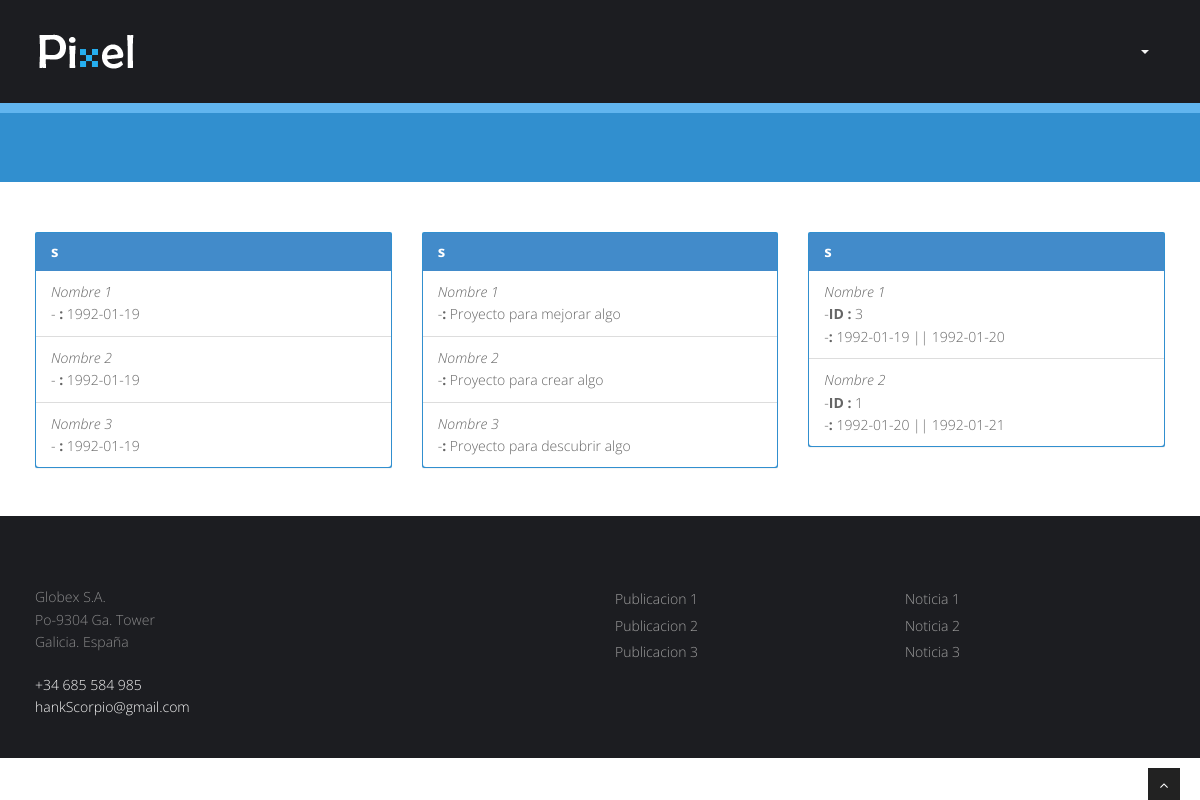
/Controladores/Publica/ControladorWEB.php?PagMenu=T, run on the app's committed database.
### tables this page shows
CREATE TABLE IF NOT EXISTS `S_PATENTE` (
  `Nombre_Patente` varchar(20) NOT NULL,
  `IDPatente` varchar(10) NOT NULL,
  `Fecha_Patente` date NOT NULL
);

CREATE TABLE IF NOT EXISTS `S_PROYECTO` (
  `Nombre_Proyecto` varchar(20) NOT NULL,
  `Descripcion_Proyecto` text NOT NULL,
  `IDProyecto` varchar(10) NOT NULL
);

CREATE TABLE IF NOT EXISTS `S_CONTRATO` (
  `Nombre_Contrato` varchar(50) NOT NULL,
  `IDContrato` varchar(10) NOT NULL,
  `FechaIni_Contrato` date NOT NULL,
  `FechaFin_Contrato` date NOT NULL,
  `IDEmpresa` varchar(10) NOT NULL
);

### GESTAPP/Clases/BaseDatosControl.php (called while the page is built, shortened)
<?php
Class BaseDatosControl
{
	public $conexionBD;
	function __construct()
	{
		$this->conexionBD = new mysqli('localhost','gC', 'gC','ET3gC');
	}
	function OperacionGenericaBD($var,$Error = "1")
	{
		if (!$resultado = $this->conexionBD->query($var))
		{
			if (isset($_COOKIE["TEST"]))
			{
				echo '<br><b>Warning</b>: '.$this->conexionBD->error.' in <b>/BaseDatosControl.php</b> on line <b>36</b><br>';
				exit();
			}
			else
			{
				throw new Exception($Error . "=>". $var . "<br>Error: " . $this->conexionBD->error . "");
			}
		}
		return $resultado;
	}
}
?>

### Clases/TablaBD.php (called while the page is built, shortened)
<?php
include_once $RutaRelativaControlador.'GESTAPP/Clases/BaseDatosControl.php';
Class TablaBD
{
	public $nombreTabla = "";
	function __construct($n,$arrayCampos,$arrayClaves)
	{
		$this->nombreTabla = $n;
	}
	public function ListadoRegistros($opciones)
	{
		$BD = new BaseDatosControl();
		return $BD->OperacionGenericaBD("Select * from ".$this->nombreTabla." ". $opciones);
	}
}
?>

### Vistas/Publicas/V_Transferencia.php (the view, shortened to what this page needs)
<?php
Class Transferencia
{
function DisplayContent($idioma,$Pa,$Po,$Co)
{
?>
	<section id="content">
	<div class="container">
	  <div class="row">
            <div class="col-md-4">
              <div class="panel panel-primary">
                <div class="panel-heading">
                  <h3 class="panel-title"><?php echo $idioma["Patente"]."s"?></h3>
                </div>
				<ul class="list-group">
				<?php
					foreach($Pa as $e)
					{
						echo '<li class="list-group-item"><i>'.$e["Nombre_Patente"].'</i><br>-<b> '.$idioma["Fecha"].':</b> '.$e["Fecha_Patente"].'
						</li>';
					}
				?>
				  </ul>
              </div>
            </div>
			<div class="col-md-4">
              <div class="panel panel-primary">
                <div class="panel-heading">
                  <h3 class="panel-title"><?php echo $idioma["Proyecto"]."s"?></h3>
                </div>
				<ul class="list-group">
					<?php
					foreach($Po as $e)
					{
						echo '<li class="list-group-item"><i>'.$e["Nombre_Proyecto"].'</i><br>-<b>'.$idioma["Descripcion"].':</b> '.$e["Descripcion_Proyecto"].'
						</li>';
					}
				?>
				  </ul>
              </div>
            </div>
			<div class="col-md-4">
              <div class="panel panel-primary">
                <div class="panel-heading">
                  <h3 class="panel-title"><?php echo $idioma["Contrato"]."s"?></h3>
                </div>
				<ul class="list-group">
					<?php
					foreach($Co as $e)
					{
						echo '<li class="list-group-item"><i>'.$e["Nombre_Contrato"].'</i><br>-<b>ID '.$idioma["Empresa"].':</b> '.$e["IDEmpresa"].'<br>-<b>'.$idioma["Duracion"].':</b> '.$e["FechaIni_Contrato"].' || '.$e["FechaFin_Contrato"].'
					</li>';
					}
				?>
				  </ul>
              </div>
            </div>
          </div>
	</div>
	</section>
	<?php
}
}
	try
	{
		$consulta = $_TABLAPATENTES->ListadoRegistros("");
		$consulta = $_TABLAPROYECTOS->ListadoRegistros("");
		$consulta = $_TABLACONTRATOS->ListadoRegistros("");
	}
	catch(Exception $e)
	{
		$errorRescrito = explode("=>",$e->getMessage());
		$_SESSION['error'] = 'CON ERR MIEMBROS'."=>".$errorRescrito[1];
	}
?>

### css/style.css (style rules this page uses)
body { font-family:'Open Sans', Arial, sans-serif; font-size:14px; font-weight:300; line-height:1.6em; color:#656565; }
h1,h2, h3, h4, h5, h6 { font-family:'Open Sans', Arial, sans-serif; font-weight:700; line-height:1.1em; color:#333; margin-bottom: 20px; }
.container { padding:0 20px 0 20px; position:relative; }
.row,.row-fluid { margin-bottom:30px; }
#content { position:relative; background:#fff; padding:50px 0 0px 0; }
.panel-title { margin-top: 0; margin-bottom: 0; font-size: 15px; color: inherit; }
.panel { margin-bottom: 18px; background-color: #318FCF; border: 1px solid transparent; border-radius: 2px; -webkit-box-shadow: 0 1px 1px rgba(0,0,0,0.05); box-shadow: 0 1px 1px rgba(0,0,0,0.05); }

### data on the page
s_patente: Nombre_Patente "Nombre 1", Fecha_Patente "1992-01-19"
s_patente: Nombre_Patente "Nombre 2", Fecha_Patente "1992-01-19"
s_patente: Nombre_Patente "Nombre 3", Fecha_Patente "1992-01-19"
s_proyecto: Nombre_Proyecto "Nombre 1", Descripcion_Proyecto "Proyecto para mejorar algo"
s_proyecto: Nombre_Proyecto "Nombre 2", Descripcion_Proyecto "Proyecto para crear algo"
s_proyecto: Nombre_Proyecto "Nombre 3", Descripcion_Proyecto "Proyecto para descubrir algo"
s_contrato: Nombre_Contrato "Nombre 1", IDEmpresa "3", FechaIni_Contrato "1992-01-19", FechaFin_Contrato "1992-01-20"
s_contrato: Nombre_Contrato "Nombre 2", IDEmpresa "1", FechaIni_Contrato "1992-01-20", FechaFin_Contrato "1992-01-21"
